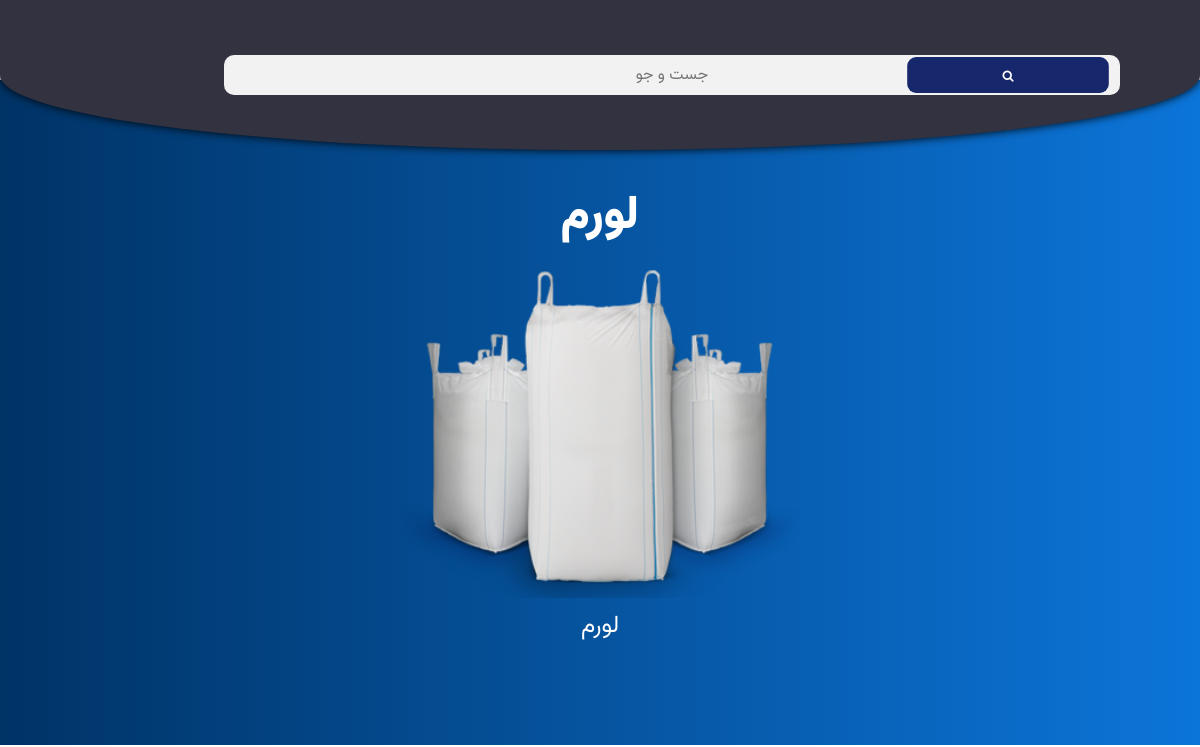
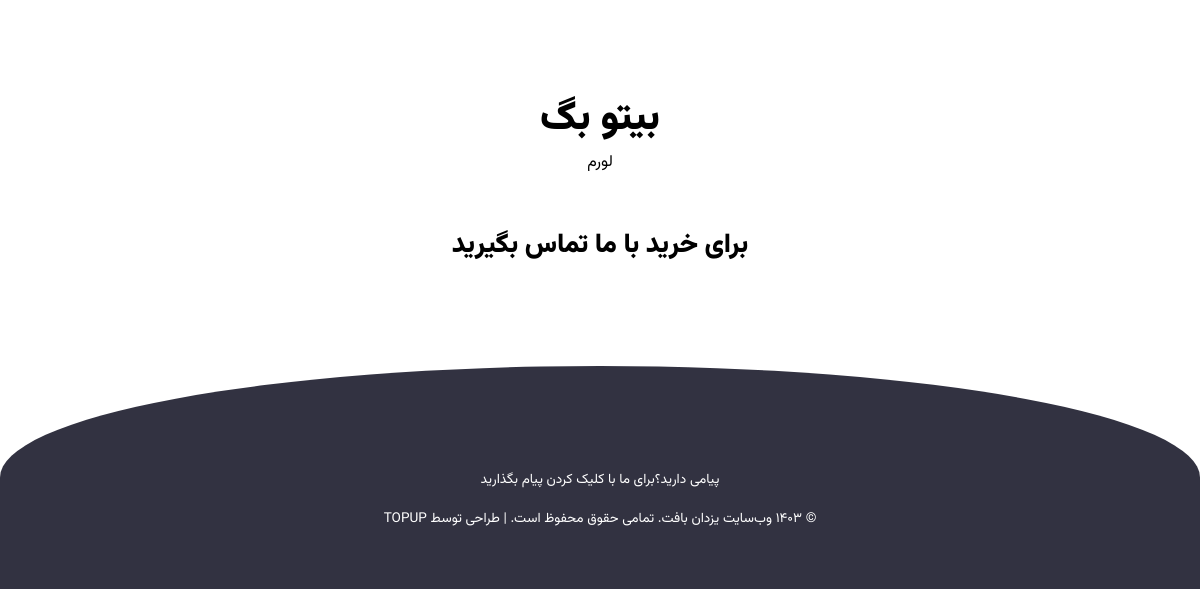
The page /product/2/ on the database as committed earlier (2 pictures, top to bottom).
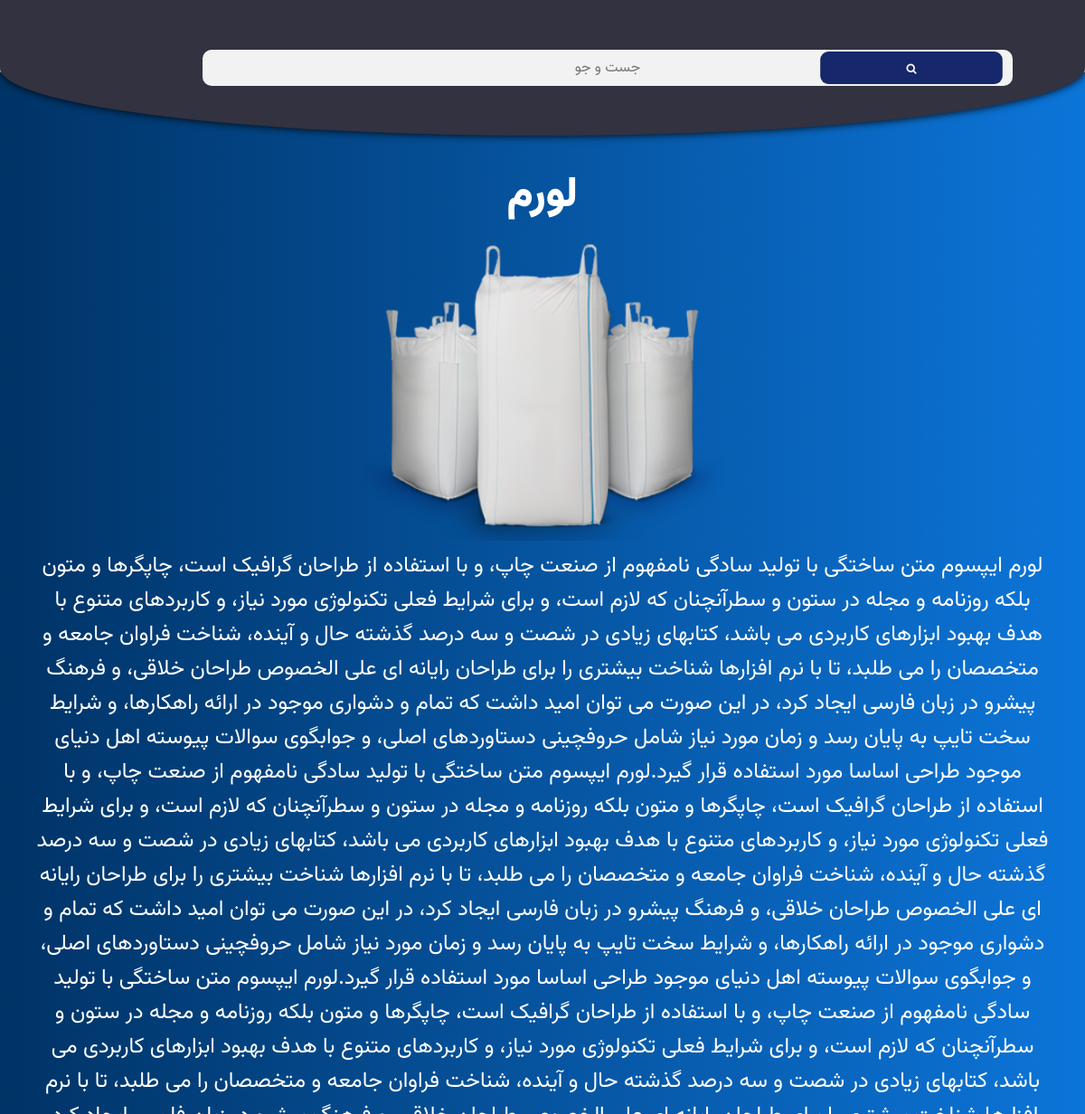
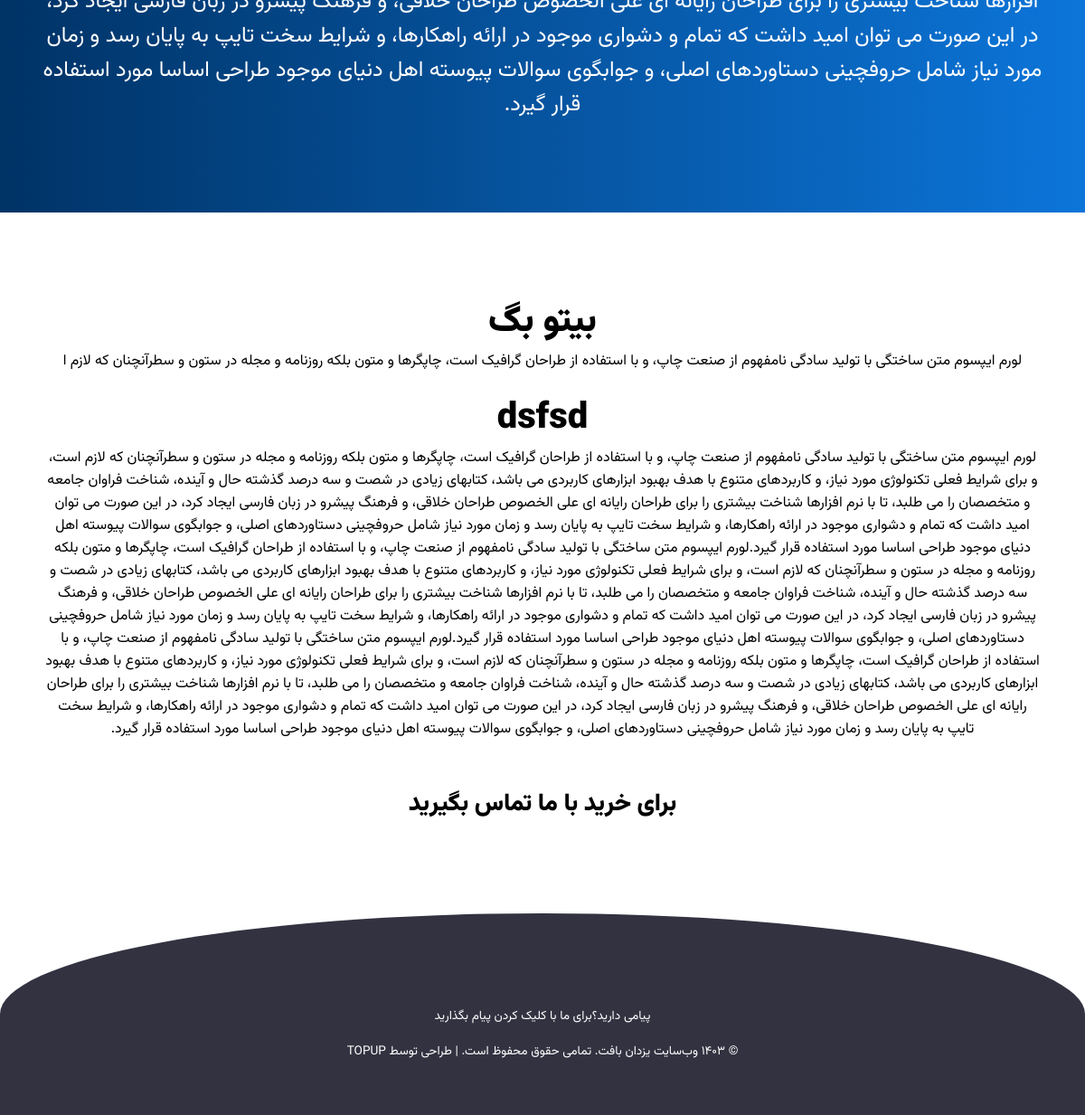
The same page on the database as committed later (2 pictures, top to bottom).
### products/models.py (models this page shows, shortened)
class Products(models.Model):
    name = models.CharField(max_length=20)
    discription = models.TextField(max_length=158)
    main_title = models.CharField(max_length=100)
    main_discription = models.TextField(max_length=2500)
    title1 = models.CharField(max_length=100, null=True, blank=True)
    discription1 = models.TextField(max_length=2500, null=True, blank=True)
    title2 = models.CharField(max_length=100, null=True, blank=True)
    discription2 = models.TextField(max_length=2500, null=True, blank=True)
    title3 = models.CharField(max_length=100, null=True, blank=True)
    discription3 = models.TextField(max_length=2500, null=True, blank=True)
    title4 = models.CharField(max_length=100, null=True, blank=True)
    discription4 = models.TextField(max_length=2500, null=True, blank=True)
    title5 = models.CharField(max_length=100, null=True, blank=True)
    discription5 = models.TextField(max_length=2500, null=True, blank=True)
    is_special = models.BooleanField(default=False)
    is_main_page = models.BooleanField(default=False)
    picture = models.ImageField(upload_to='static/images/')

### products/views.py (the view)
# urls.py: path('product/<int:pi>/', views.products_detail),
def products_detail(request, pi):
    product = Products.objects.filter(id=pi)
    return render(request, 'first/product_detail.html', {'product': product})

### home/templates/first/product_detail.html (shortened to what this page needs)
{% load static %}
<!DOCTYPE html>
<html>
<head>
    <link rel="stylesheet" href="../../static/css/products.css">
    <link rel="stylesheet" href="https://stackpath.bootstrapcdn.com/font-awesome/4.7.0/css/font-awesome.min.css">
</head>
<body>
    <nav class="nav">
        <div class="search-box">
            <form action="/search/" method="POST">
                <label>
                    <input type ="text" name ="search" id ="srch" placeholder="جست و جو">
                </label>
                <button type ="submit"><i class="fa fa-search"></i></button>
            </form>
        </div>
    </nav>
    <section class="content-row">
        {% for item in product %}
            <aside class="side">
                <h1 class="title">{{ item.main_title }}</h1>
                <img src="../../{{ item.picture }}">
                <p class="title-caption">{{ item.main_discription }}</p>
            </aside>
            <article class="content-col">
                <figure>
                    <h2 class="secondry-title">{{ item.name }}</h2>
                    <figcaption class="caption">{{ item.discription }}</figcaption>
                    {% if item.title1 is not None %}
                        <h2 class="secondry-title">{{ item.title1 }}</h2>
                        <figcaption class="caption">{{ item.discription1 }}</figcaption>
                    {% endif %}
                        <a style="font-family: font2;display: block; margin: 50px; text-decoration: none;color: #000;font-size: 20pt;" href="/about-us">برای خرید با ما تماس بگیرید</a>
                </figure>
            </article>
        {% endfor %}
    </section>
    <footer class="footer">
        <div class="section-center">
            <div class="social-icons">
        </div>
        <a class="footer-text" href="/contact-us">پیامی دارید؟برای ما با کلیک کردن پیام بگذارید</a>
        <p class="footer-text">&copy; ۱۴۰۳ وب‌سایت یزدان بافت. تمامی حقوق محفوظ است. | طراحی توسط TopUP</p>
        </div>
    </footer>
</body>
</html>

Rows that differ between the two databases and show on the page:
changed Products "لورم": main_discription "لورم" → "لورم ایپسوم متن ساختگی با تولید سادگی نامفهوم از صنعت چاپ، و با استفاده از طراحان گرافیک است، چاپگرها و متون بلکه روزنامه و مجله در ستون و سطرآنچنان که لازم است، و برای شرایط فعلی تکنولوژی مورد نیاز، و کاربردهای متنوع با هدف بهبود ابزارهای کاربردی می باشد، کتابهای زیادی در شصت و سه درصد گذشته حال و آینده، شناخت فراوان جامعه و متخصصان را می طلبد، تا با نرم افزارها شناخت بیشتری را برای طراحان رایانه ای علی الخصوص طراحان خلاقی، و فرهنگ پیشرو در زبان فارسی ایجاد کرد، در این صورت می توان امید داشت که تمام و دشواری موجود در ارائه راهکارها، و شرایط سخت تایپ به پایان رسد و زمان مورد نیاز شامل حروفچینی دستاوردهای اصلی، و جوابگوی سوالات پیوسته اهل دنیای موجود طراحی اساسا مورد استفاده قرار گیرد.لورم…"; discription "لورم" → "لورم ایپسوم متن ساختگی با تولید سادگی نامفهوم از صنعت چاپ، و با استفاده از طراحان گرافیک است، چاپگرها و متون بلکه روزنامه و مجله در ستون و سطرآنچنان که لازم ا"; title1 (not shown) → "dsfsd"; discription1 (not shown) → "لورم ایپسوم متن ساختگی با تولید سادگی نامفهوم از صنعت چاپ، و با استفاده از طراحان گرافیک است، چاپگرها و متون بلکه روزنامه و مجله در ستون و سطرآنچنان که لازم است، و برای شرایط فعلی تکنولوژی مورد نیاز، و کاربردهای متنوع با هدف بهبود ابزارهای کاربردی می باشد، کتابهای زیادی در شصت و سه درصد گذشته حال و آینده، شناخت فراوان جامعه و متخصصان را می طلبد، تا با نرم افزارها شناخت بیشتری را برای طراحان رایانه ای علی الخصوص طراحان خلاقی، و فرهنگ پیشرو در زبان فارسی ایجاد کرد، در این صورت می توان امید داشت که تمام و دشواری موجود در ارائه راهکارها، و شرایط سخت تایپ به پایان رسد و زمان مورد نیاز شامل حروفچینی دستاوردهای اصلی، و جوابگوی سوالات پیوسته اهل دنیای موجود طراحی اساسا مورد استفاده قرار گیرد.لورم…"
